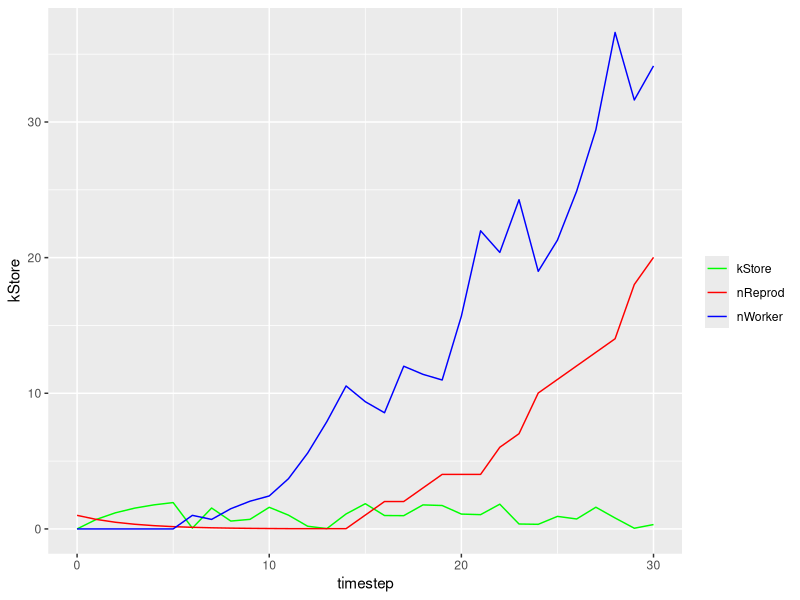

Write the R code that produced this figure.
## ---- chunk 1
library(tidyverse)
## ---- chunk 2
#Set number of Days in a Cycle
Day <- 0; nDayCycle <- 30;
#Starting number of reproductives, workers and energy stores
nReprod <- 1; nWorker <- 0; kStore <- 0;
#Number of trips that workers and reproductives can make each day
nTripReprod <- 1; nTripWorker <- 2;
#Set amount of energy per trip that workers and reproductives make
kTripWorker <- 5; kTripReprod <- 2;
#Set amount of energy needed to create a worker and reproductive
kCreateWorker <- 2; kCreateReprod <- 10;
#Set mortality rates and rate of reprod vs. worker creation
fMortRate <- .7; birthRate <- .75;
#Set max number of reproductives and workers per day per reproductive

#Create dataframe to store data.
data <- data.frame(timestep=0,nReprod=nReprod,nWorker=nWorker,kStore=kStore)

for (i in 1:nDayCycle)
{
  #Forage as much as you can/need with workers
  #!!!!! When does Queen/reproductives stop foraging?
  #!!!!! How to incorporate mortality rate?
  
  nWorker <- (nWorker*fMortRate);
  kStore <- kStore + nWorker * nTripWorker;
  
  if(nWorker < 2)
  {
    nReprod <- (nReprod*fMortRate);
    kStore <- kStore + nReprod * nTripReprod;
  }
  
  #!!!!! How to birth the right amount? How much energy to use, save, etc.?
  while (kStore > 0)
  {
    if(kStore > kCreateReprod)
    {
      temp <- runif(1,0,1) > birthRate
      if(temp){kStore <- kStore - kCreateReprod;  nReprod <- nReprod + 1;}
      else    {kStore <- kStore - kCreateWorker;  nWorker <- nWorker + 1;}
    }
    else{
      if(kStore > kCreateWorker)
      {kStore <- kStore - kCreateWorker;  nWorker <- nWorker + 1;}
      else{break}
    }
  }
  
  #if(i%%1==0){print(paste("Day: ",i,"  kStore: ",kStore,"  nReprod: ",nReprod,"  nWorker: ",nWorker));}
  data <- rbind(data,list(i,nReprod,nWorker,kStore))
}

ggplot(data,aes(x=timestep)) + geom_line(aes(y=kStore,color="kStore")) + geom_line(aes(y=nReprod,color="nReprod")) + geom_line(aes(y=nWorker,color="nWorker")) + scale_colour_manual("",breaks = c("kStore", "nReprod", "nWorker"),values = c("kStore"="green","nReprod"="red","nWorker"="blue"))
